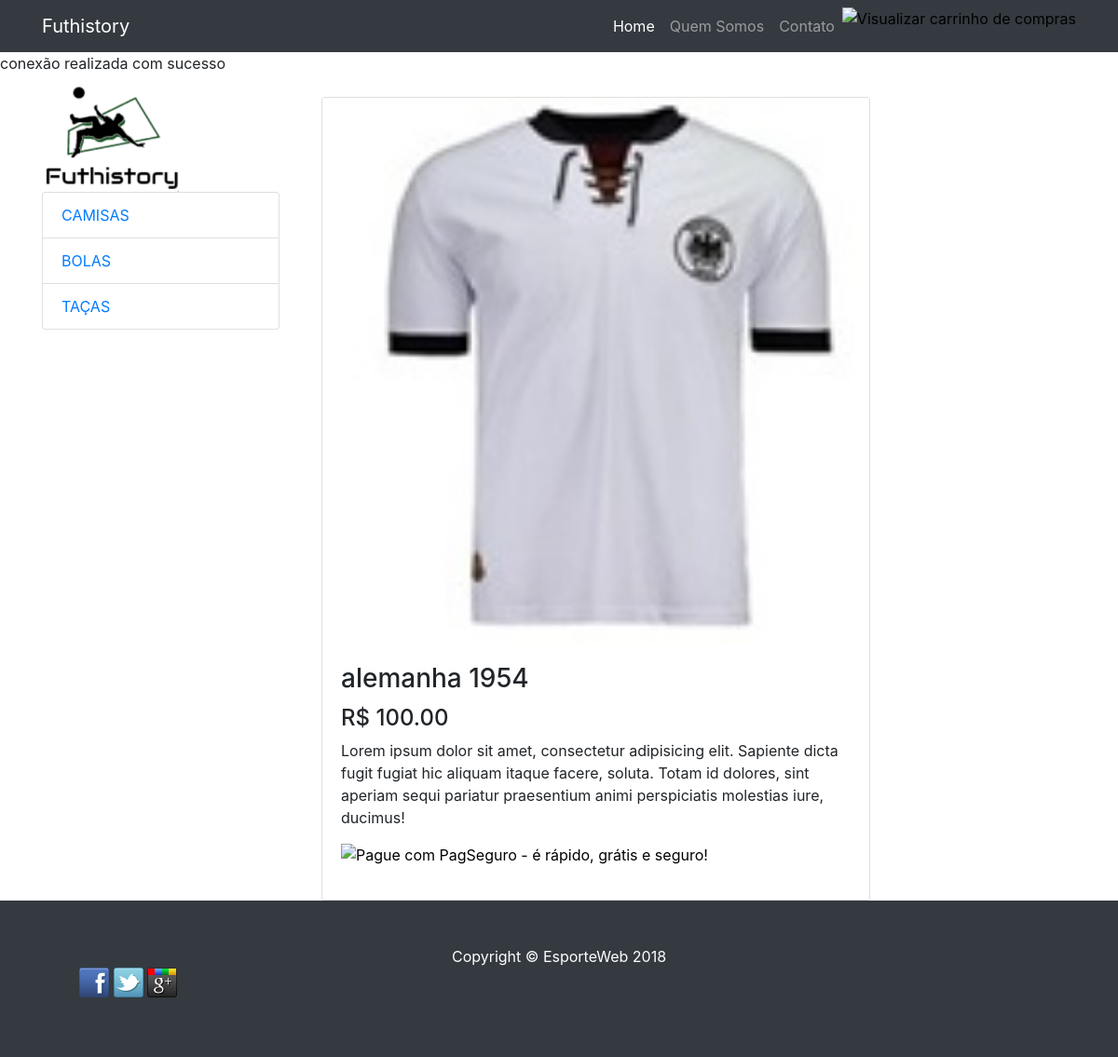
Screenshot of /produto.php?id_produto=1 with the database file from the repository.
### tables this page shows
CREATE TABLE IF NOT EXISTS `categoria` (
  `categoria_id` int(11) NOT NULL,
  `nome_categoria` text NOT NULL,
  PRIMARY KEY (`categoria_id`)
);

CREATE TABLE IF NOT EXISTS `produtos` (
  `codProduto` int(11) NOT NULL,
  `nomeProduto` text NOT NULL,
  `descricao` text,
  `quantidade` int(11) DEFAULT NULL,
  `preco` varchar(50) DEFAULT NULL,
  `tamanho` text,
  `cor` text,
  `img` text NOT NULL,
  `produto_cat` int(11) NOT NULL,
  `precoPag` int(11) NOT NULL,
  PRIMARY KEY (`codProduto`)
);

### Produto.php (the view, shortened to what this page needs)
<?php
	include_once("conexao.php");
	$id_produto = addslashes($_GET['id_produto']);
	$read_produto = mysqli_query($conn, "SELECT * FROM produtos WHERE codProduto = '".$id_produto."'");
	if(mysqli_num_rows($read_produto) > '0'){
		foreach($read_produto as $read_produto_view);
	}else{
		header("Location= index.php");
	}
?>
<!DOCTYPE html>
<html lang="en">
  <head>
    <link href="vendor/bootstrap/css/bootstrap.min.css" rel="stylesheet">
    <link href="css/shop-homepage.css" rel="stylesheet">
  </head>
  <body>
    <nav class="navbar navbar-expand-lg navbar-dark bg-dark fixed-top">
      <div class="container">
        <a class="navbar-brand" href="index.php">Futhistory</a>
        <div class="collapse navbar-collapse" id="navbarResponsive">
          <ul class="navbar-nav ml-auto">
            <li class="nav-item active">
              <a class="nav-link" href="index.php">Home
              </a>
            </li>
            <li class="nav-item">
              <a class="nav-link" href="#">Quem Somos</a>
            </li>
            <li class="nav-item">
              <a class="nav-link" href="contato.php">Contato</a>
            </li>
            <li class="nav-item">
				<form target="pagseguro" action="https://pagseguro.uol.com.br/security/webpagamentos/webpagto.aspx" method="post">
				<input type="image" src="https://p.simg.uol.com.br/out/pagseguro/i/botoes/pagamentos/99x61-carrinho-cinza-assina.gif" name="submit" alt="Visualizar carrinho de compras" />
				</form>
            </li>
          </ul>
        </div>
      </div>
    </nav>
    <div class="container">
      <div class="row">
        <div class="col-lg-3">
          <img src="img/logo.PNG">
          <div class="-listgroup">
			<?php
				$read_categoria = mysqli_query($conn, "SELECT * FROM categoria ");
				if(mysqli_num_rows($read_categoria)> '0'){
					foreach($read_categoria as $read_categoria_view){
						echo utf8_encode('<a href= "index.php?cat='.$read_categoria_view['categoria_id'].'" class="list-group-item">'.$read_categoria_view['nome_categoria'].'</a>');
					}
				}
			?>
          </div>
        </div>
        <div class="col-lg-9">
          <div class="col-lg-9">
          <div class="card mt-4">
            <img class="card-img-top img-fluid" src=<?php echo $read_produto_view['img']; ?> alt="">
            <div class="card-body">
              <h3 class="card-title"><?php echo $read_produto_view['nomeProduto'];?></h3>
              <h4>R$ <?php echo number_format($read_produto_view['preco'], 2,".",","); ?></h4>
              <p class="card-text">Lorem ipsum dolor sit amet, consectetur adipisicing elit. Sapiente dicta fugit fugiat hic aliquam itaque facere, soluta. Totam id dolores, sint aperiam sequi pariatur praesentium animi perspiciatis molestias iure, ducimus!</p>
              <form target="pagseguro" method="post" action="https://pagseguro.uol.com.br/checkout/checkout.jhtml">
			  <input type="image" name="submit" src="https://p.simg.uol.com.br/out/pagseguro/i/botoes/pagamentos/99x61-comprar-assina.gif" alt="Pague com PagSeguro - é rápido, grátis e seguro!" />
			</form>
            </div>
          </div>
        </div>
      </div>
    </div>
        </div>
    <footer class="py-5 bg-dark">
      <div class="container">
        <p class="m-0 text-center text-white">Copyright &copy; EsporteWeb 2018</p>
		<nav id="social">
		<ul>
					<li><a href="http://facebook.com/futhistory"><img src="img\produtos\facebook.png"></a></li>
					<li><a href="http://twitter.com/futhistory"><img src="img\produtos\twitter.png"></a></li>
					<li><a href="http://plus.google.com/futhistory"><img src="img\produtos\googleplus.png"></a></li>
		</ul>
		</nav>
      </div>
    </footer>
  </body>
</html>

### css/shop-homepage.css (style rules this page uses)
body { padding-top: 54px; }
@media (min-width: 992px) { body { padding-top: 56px; } }

### Produto.php (style rules this page uses)
#social ul li { display: inline; }

### rows the page displays
categoria: categoria_id+nome_categoria "CAMISAS"
categoria: categoria_id+nome_categoria "BOLAS"
categoria: categoria_id+nome_categoria "TAÇAS"
produtos: img (picture), nomeProduto "alemanha 1954", preco "100.00"
